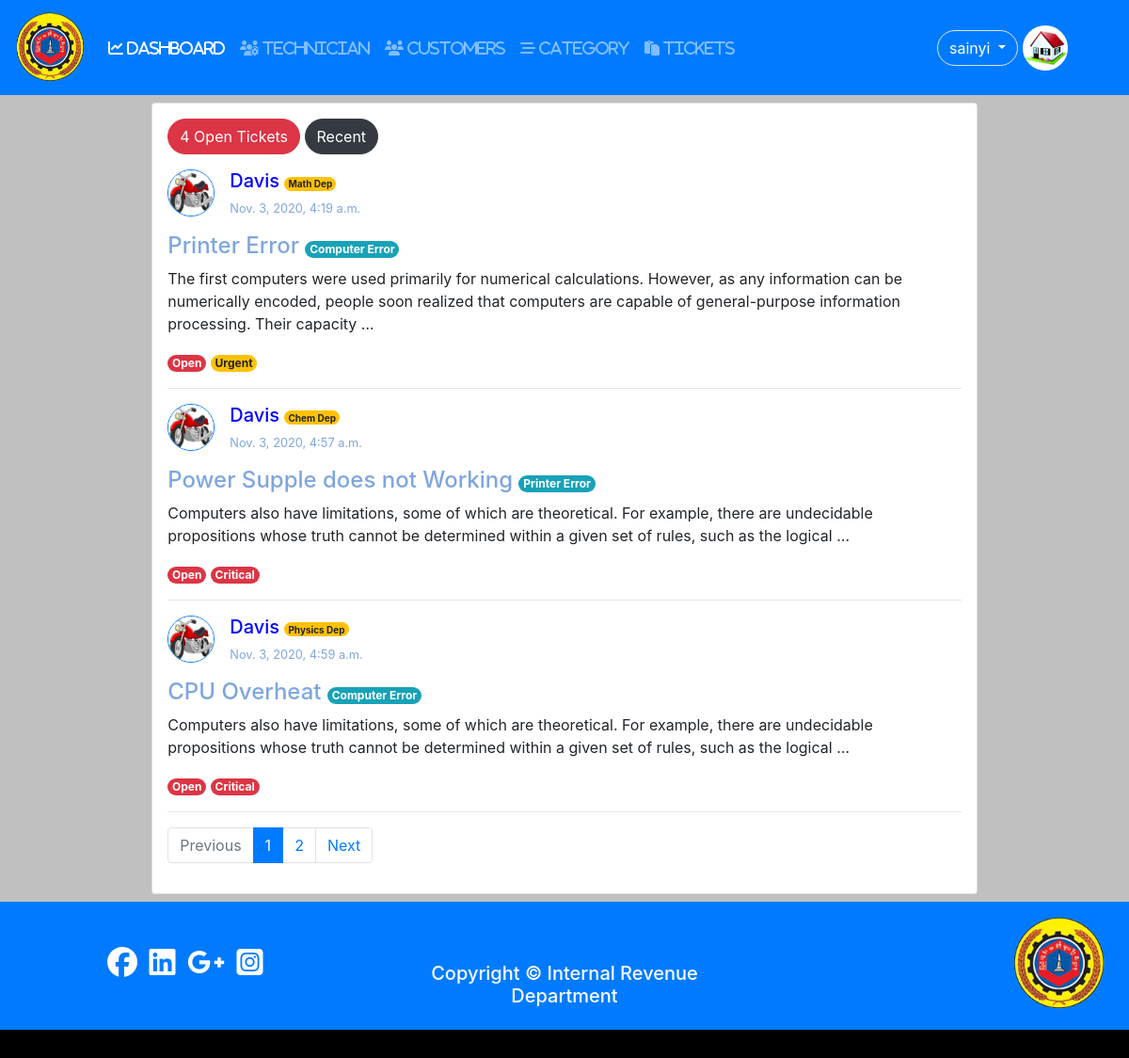
/status/open (signed in), run on the app's committed database.
### user/models.py (models this page shows, shortened)
class Profile(models.Model):#User
	user = models.OneToOneField(settings.AUTH_USER_MODEL,on_delete=models.CASCADE);
	photo = models.ImageField(null=True,blank=True,default='default.jpg');
	birthday = models.DateField(null=True,blank=True);
	phone = models.CharField(max_length=20,null=True,blank=True);
	address = models.TextField(null=True,blank=True);
	category = models.ForeignKey(Category,on_delete=models.CASCADE,blank=True,null=True);
	GENDER = (
				('other','Other'), # (Key,value)
				('male','Male'),
				('female','Female')
			);
	gender = models.CharField(max_length=100,choices = GENDER,default='other');

### tickets/models.py (models this page shows, shortened)
class Tickets(models.Model):
	user = models.ForeignKey(User,on_delete=models.CASCADE);
	category = models.ForeignKey(Category,on_delete=models.CASCADE,blank=True,null=True);
	name = models.CharField(max_length = 200);
	subject = models.CharField(max_length = 300);
	description = models.TextField();
	attachment = models.FileField(upload_to = "tickets/files/",null=True,blank=True);
	STATUS_CHOICES = (
						('Open','open'), # (Key,value)
						('Pending','pending'),
						('Closed','closed')
					 );
	SET_PRIORITY = (
					('critical','Critical'),
					('urgent','Urgent'),
					('normal','Normal'),
					('not_important','Not Important'),
				   );
	status = models.CharField(max_length=100,choices=STATUS_CHOICES,default='Open');
	priority = models.CharField(max_length=100,choices= SET_PRIORITY,default = 'not_important');
	created = models.DateTimeField(auto_now =True);
	updated = models.DateTimeField(auto_now_add = True);

class Category(models.Model):
	name = models.CharField(max_length=150);
	slug = models.SlugField(max_length=150,unique=True);
	def __str__(self):
		return self.name;

### tickets/views.py (the view)
# urls.py: path('status/<str:status>',views.status_view,name='status-view'),
@login_required
def status_view(request,status):
	if status == 'recent':
		return redirect('dashboard');
	tickets = Tickets.objects.filter(status = status.capitalize());
	if not request.user.is_superuser and not request.user.is_staff:
		tickets = tickets.filter(user= request.user);
	number = 0;
	for _ in tickets:
		number = number+1; #tickets.count
	paginator,page_obj,tickets,page = paginated(request,tickets,3);
	return render(request,'tickets/status_view.html',{'tickets':tickets,
													  'status':status,
													  'number':number,
													  'page_obj':page_obj,
													  'dashboard':'active',
													  'paginator':paginator,
													  'page':int(page),
														});

### tickets/views.py (called while the page is built)
def paginated(request,objects,number):
	paginator = Paginator(objects,number);
	try:
		page = request.GET.get('page'); # page no variable
		page_obj =paginator.get_page(page);
		objects = paginator.page(page);
	except PageNotAnInteger:
		page = 1;
		page_obj = paginator.get_page(1);
		objects = paginator.page(1);
	return paginator,page_obj,objects,page;

### tickets/templates/tickets/status_view.html
{% extends 'user/base.html' %}
{% block content %}
<div class="d-flex justify-content-center">
	<div class="card m-2 p-3 w-75">
<div>
{% if status == 'open' %}
<div class="btn btn-danger rounded-pill">{{number}} Open Tickets</div>
{% elif status == 'pending' %}
<div class="btn btn-info rounded-pill">{{number}} Pending Tickets</div>
{% else %}
<div class="btn btn-success rounded-pill">{{number}} Closed Tickets</div>
{% endif %}
<a href="/status/recent" class="btn btn-dark rounded-pill">Recent</a>
</div>
{% include 'tickets/tickets_list.html' %}
{% include 'tickets/paginator.html' %}
</div>
</div>
{% endblock %}

### user/templates/user/naviation.html (shortened to what this page needs)
  <nav class="navbar navbar-expand-lg navbar-dark bg-primary">
  {% load static %}
  <a class="navbar-brand" href="{% url 'dashboard' %}">
    <img src="{% static 'pictures/logo1_no_background.png' %}"
    width="75" height="75"
    class="animate__animated animate__flipInX"
    >
  </a>
  <div class="collapse navbar-collapse" id="navbarNavDropdown">
    <ul class="navbar-nav">
      <li class="nav-item {{dashboard}}">
        <a class="nav-link" href="{% url 'dashboard'%}"><i class="fas fa-chart-line"> DASHBOARD</i><span class="sr-only">(current)</span></a>
      </li>
      {% if user.is_superuser or user.is_staff %}
        {% if user.is_superuser %}
        <li class="nav-item {{tech}}">
          <a class="nav-link" href="{% url 'tech-view' %}"><i class="fas fa-users-cog"> TECHNICIAN</i></a>
        </li>
        <li class="nav-item {{customer}}">
          <a class="nav-link" href="{% url 'customer-view' %}"><i class="fas fa-users"> CUSTOMERS</i></a>
        </li>
        {% endif %}
        <li class="nav-item {{category}}">
          <a class="nav-link" href="{% url 'new-category' %}"><i class="fas fa-stream"> CATEGORY</i></a>
        </li>
        <li class="nav-item {{nav_ticket}}">
          <a class="nav-link" href="{% url 'tickets' %}"><i class="fas fa-paste"> TICKETS</i></a>
        </li>
          {% endif %}
    </ul>
  </div>
        <div class="btn-group">
            <button type="button" class="btn btn-primary border rounded-pill m-1 dropdown-toggle" data-toggle="dropdown" aria-haspopup="true" aria-expanded="false">
              {{user.username}}
            </button>
          </div>
          <img src = '{{user.profile.photo.url}}' class="rounded-circle border border-primary mr-5" style="width:50px; height:50px;">
</nav>

### tickets/templates/tickets/tickets_list.html
<div class="mt-3">
{% for ticket in tickets %}
	<div style="
		display: inline-flex;
	"
	>
		<div>
			<img src="{{ticket.user.profile.photo.url}}" alt="profile"
			width="50" height="50"
			class="border border-primary rounded-circle mr-3"
			>
		</div>
		<div>
			<h5 style="color: blue;">{{ticket.user.username}}
				<span class="badge badge-warning rounded-pill"
					style="font-size: 0.5em;"
				>{{ticket.name}}</span>
			</h5>
			<p style="font-size: 0.8em;color: #7EA6E0;">{{ticket.updated}}</p>
		</div>
	</div>
	<a href="{% url 'ticket-detail' id=ticket.id %}"><h4 style="color: #7EA6E0">{{ticket.subject}}
		{% if request.user.is_superuser or request.user.is_staff %}
		<span
			class = "badge badge-info rounded-pill"
			style = "font-size: 0.5em;"
		>{{ticket.category}}
		</span>
		{% endif %}
	</h4>
	</a>
	<p>{{ticket.description|truncatewords:30 }}</p>
	{% if ticket.status == 'Open' %}
		<div class="badge badge-danger rounded-pill">Open</div>
		{% include 'tickets/priority.html' %}
	{% elif ticket.status == 'Pending' %}
		<div  class="badge badge-info rounded-pill">Pending</div>
		{% include 'tickets/priority.html' %}
	{% else %}
		<div  class="badge badge-success rounded-pill">Closed</div>
		{% include 'tickets/priority.html' %}
	{% endif %}
	<hr>
{% endfor %}
</div>

### tickets/templates/tickets/priority.html
	{% if ticket.priority == 'critical' %}
		<div class="badge badge-danger rounded-pill">Critical</div>
	{% elif ticket.priority == 'urgent' %}
		<div class="badge badge-warning rounded-pill">Urgent</div>
	{% elif ticket.priority == 'normal'  %}
		<div class="badge badge-info rounded-pill"> Normal</div>
	{% else %}
		<div class="badge badge-success rounded-pill">Not Important</div>
	{% endif %}

### user/static/css/style.css (style rules this page uses)
body,html { margin: 0; width: 100%; height: 100%; }

### data on the page
Tickets: user.profile.photo (picture), user.username "Davis", name "Math Dep", updated "Nov. 3, 2020, 4:19 a.m.", subject "Printer Error", category "Computer Error", description "The first computers were used primarily for numerical calculations. However, as any information can be numerically encoded, people soon realized that computers are capable of general-purpose information processing. Their capacity …", status "Open"
Tickets: user.profile.photo (picture), user.username "Davis", name "Chem Dep", updated "Nov. 3, 2020, 4:57 a.m.", subject "Power Supple does not Working", category "Printer Error", description "Computers also have limitations, some of which are theoretical. For example, there are undecidable propositions whose truth cannot be determined within a given set of rules, such as the logical …", status "Open"
Tickets: user.profile.photo (picture), user.username "Davis", name "Physics Dep", updated "Nov. 3, 2020, 4:59 a.m.", subject "CPU Overheat", category "Computer Error", description "Computers also have limitations, some of which are theoretical. For example, there are undecidable propositions whose truth cannot be determined within a given set of rules, such as the logical …", status "Open"

### other printed values
{{ user.username }} "sainyi"
{{ number }} "4"
{{ pg }} "1"
{{ pg }} "2"
